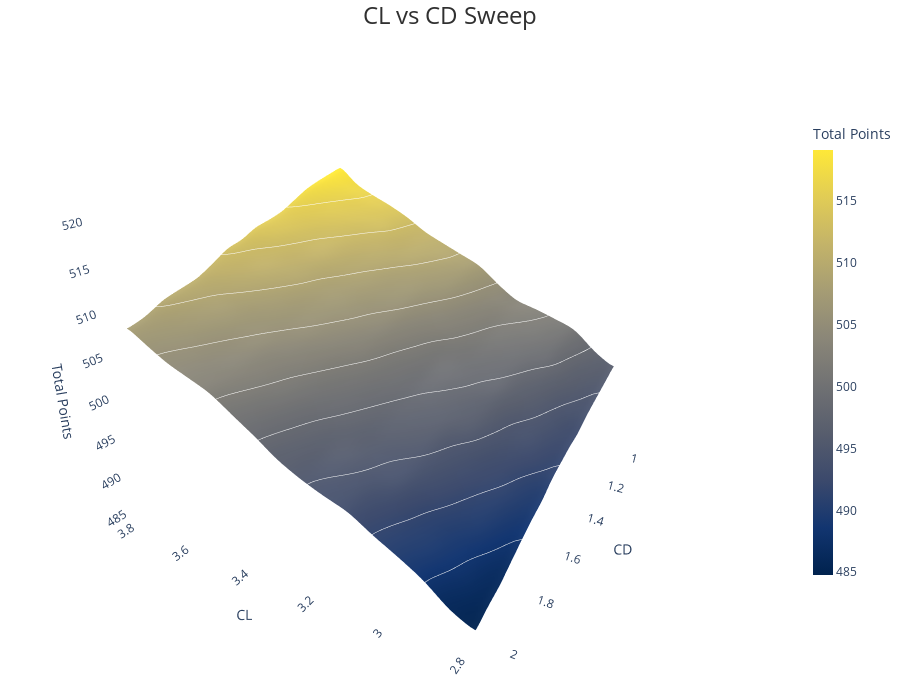

The notebook cell saved with this chart:
### Code cell
aero_results.plot_surface(
    view_angle=120,
    x_label="CL",
    y_label="CD",
    z_label="Total Points",
    title="CL vs CD Sweep",
)

### Figure 1 — Plotly figure (JSON) as saved in the notebook; plotly's stock layout.template omitted (floating-point values rounded to 4 significant figures; data arrays with more than 128 entries replaced by an {"elided": "..."} marker saying what was removed)
{"data": [{"colorbar": {"len": 0.7, "thickness": 20, "tickfont": {"size": 12}, "title": {"font": {"size": 14}, "text": "Total Points"}}, "colorscale": [[0, "#00224e"], [0.1111, "#123570"], [0.2222, "#3b496c"], [0.3333, "#575d6d"], [0.4444, "#707173"], [0.5556, "#8a8678"], [0.6667, "#a59c74"], [0.7778, "#c3b369"], [0.8889, "#e1cc55"], [1, "#fee838"]], "contours": {"z": {"color": "white", "end": 519.2, "show": true, "size": 3.436, "start": 484.8, "width": 2}}, "hovertemplate": "aero.cl: %{x:.2f}<br>aero.cd: %{y:.2f}<br>Total Points: %{z:.2f}<extra></extra>", "type": "surface", "x": {"elided": "80x80 float values"}, "y": {"elided": "80x80 float values"}, "z": {"elided": "80x80 float values"}}], "layout": {"height": 700, "margin": {"b": 15, "l": 0, "r": 0, "t": 15}, "scene": {"aspectratio": {"x": 1, "y": 1, "z": 0.8}, "camera": {"center": {"x": 0, "y": 0, "z": 0}, "eye": {"x": -1.0, "y": 1.732, "z": 0.8}, "up": {"x": 0, "y": 0, "z": 1}}, "xaxis": {"backgroundcolor": "rgba(240, 240, 240, 0.8)", "gridcolor": "rgba(211, 211, 211, 0.3)", "showbackground": true, "title": {"text": "CL"}}, "yaxis": {"backgroundcolor": "rgba(240, 240, 240, 0.8)", "gridcolor": "rgba(211, 211, 211, 0.3)", "showbackground": true, "title": {"text": "CD"}}, "zaxis": {"backgroundcolor": "rgba(240, 240, 240, 0.8)", "gridcolor": "rgba(211, 211, 211, 0.3)", "showbackground": true, "title": {"text": "Total Points"}}}, "title": {"font": {"color": "#303030", "size": 24}, "pad": {"b": 0, "t": 0}, "text": "CL vs CD Sweep", "x": 0.5, "xanchor": "center", "yanchor": "top"}, "width": 900}}
